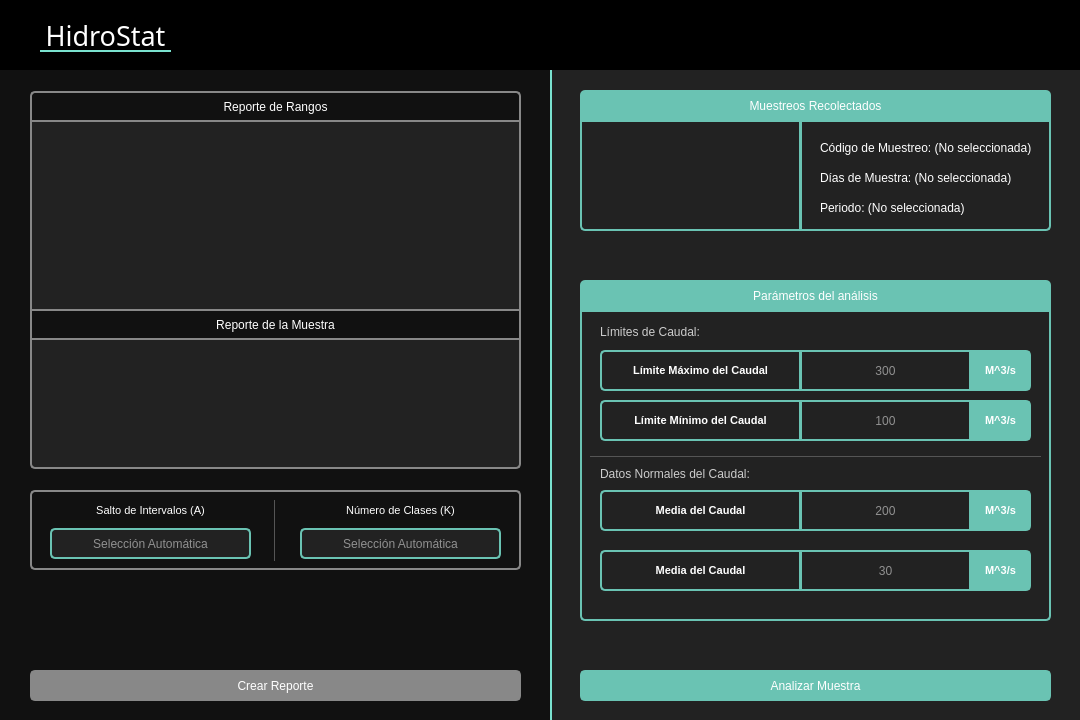
<?xml version="1.0" encoding="UTF-8"?>
<ui version="4.0">
 <class>MainWindow</class>
 <widget class="QMainWindow" name="MainWindow">
  <property name="geometry">
   <rect>
    <x>0</x>
    <y>0</y>
    <width>1080</width>
    <height>720</height>
   </rect>
  </property>
  <property name="minimumSize">
   <size>
    <width>1080</width>
    <height>720</height>
   </size>
  </property>
  <property name="maximumSize">
   <size>
    <width>1080</width>
    <height>720</height>
   </size>
  </property>
  <property name="font">
   <font>
    <underline>false</underline>
   </font>
  </property>
  <property name="windowTitle">
   <string>MainWindow</string>
  </property>
  <widget class="QWidget" name="centralwidget">
   <property name="styleSheet">
    <string notr="true">#centralwidget{
	background-color: #BBBBBB;
}

QScrollBar:vertical, QScrollBar:horizontal {
    background: transparent;
    width: 10px;
    height: 10px;
    margin: 0px;
    border: none;
}

QScrollBar::handle:vertical, QScrollBar::handle:horizontal {
    background: #888888;
    border-radius: 5px;
    min-height: 5px;
    min-width: 5px;
}

QScrollBar::add-line, QScrollBar::sub-line {
    background: none;
    border: none;
    height: 0px;
    width: 0px;
}

QScrollBar::up-arrow, QScrollBar::down-arrow,
QScrollBar::left-arrow, QScrollBar::right-arrow {
    background: none;
    width: 0px;
    height: 0px;
}

QScrollBar::add-page, QScrollBar::sub-page {
    background: none;
}</string>
   </property>
   <widget class="QWidget" name="widgetSide" native="true">
    <property name="geometry">
     <rect>
      <x>0</x>
      <y>0</y>
      <width>1091</width>
      <height>71</height>
     </rect>
    </property>
    <property name="styleSheet">
     <string notr="true">#widgetSide{
	background-color: #000000;
}</string>
    </property>
    <widget class="Line" name="decoLine2">
     <property name="geometry">
      <rect>
       <x>40</x>
       <y>50</y>
       <width>131</width>
       <height>2</height>
      </rect>
     </property>
     <property name="minimumSize">
      <size>
       <width>0</width>
       <height>0</height>
      </size>
     </property>
     <property name="maximumSize">
      <size>
       <width>16777215</width>
       <height>2</height>
      </size>
     </property>
     <property name="styleSheet">
      <string notr="true">#decoLine2 {
	background-color: #7AE2CF;
}</string>
     </property>
     <property name="lineWidth">
      <number>0</number>
     </property>
     <property name="orientation">
      <enum>Qt::Horizontal</enum>
     </property>
    </widget>
    <widget class="QLabel" name="titleLabel">
     <property name="geometry">
      <rect>
       <x>0</x>
       <y>10</y>
       <width>211</width>
       <height>51</height>
      </rect>
     </property>
     <property name="font">
      <font>
       <family>Arial Rounded MT Bold</family>
       <pointsize>20</pointsize>
       <weight>50</weight>
       <italic>false</italic>
       <bold>false</bold>
       <underline>false</underline>
       <kerning>true</kerning>
      </font>
     </property>
     <property name="styleSheet">
      <string notr="true">#titleLabel{
	color: #FFFFFF;
}</string>
     </property>
     <property name="text">
      <string>HidroStat</string>
     </property>
     <property name="alignment">
      <set>Qt::AlignCenter</set>
     </property>
    </widget>
   </widget>
   <widget class="QWidget" name="widgetMain" native="true">
    <property name="geometry">
     <rect>
      <x>0</x>
      <y>70</y>
      <width>1081</width>
      <height>651</height>
     </rect>
    </property>
    <property name="styleSheet">
     <string notr="true">#widgetMain {
	background-color: #111111;
}</string>
    </property>
    <widget class="QWidget" name="widgetTablaClases" native="true">
     <property name="geometry">
      <rect>
       <x>30</x>
       <y>50</y>
       <width>491</width>
       <height>191</height>
      </rect>
     </property>
     <property name="minimumSize">
      <size>
       <width>0</width>
       <height>160</height>
      </size>
     </property>
     <property name="styleSheet">
      <string notr="true">#widgetTablaClases {
    border: 2px solid #888888;
	padding: 4px;
	background-color: #222222;
}</string>
     </property>
     <widget class="QTableView" name="tablaResClases">
      <property name="geometry">
       <rect>
        <x>10</x>
        <y>10</y>
        <width>471</width>
        <height>171</height>
       </rect>
      </property>
      <property name="minimumSize">
       <size>
        <width>0</width>
        <height>150</height>
       </size>
      </property>
      <property name="styleSheet">
       <string notr="true">#tablaResClases {
	background-color: #222222;
	color: white;
}</string>
      </property>
      <property name="frameShape">
       <enum>QFrame::NoFrame</enum>
      </property>
      <property name="verticalScrollBarPolicy">
       <enum>Qt::ScrollBarAsNeeded</enum>
      </property>
      <property name="horizontalScrollBarPolicy">
       <enum>Qt::ScrollBarAsNeeded</enum>
      </property>
      <property name="sizeAdjustPolicy">
       <enum>QAbstractScrollArea::AdjustIgnored</enum>
      </property>
      <property name="gridStyle">
       <enum>Qt::SolidLine</enum>
      </property>
      <attribute name="horizontalHeaderDefaultSectionSize">
       <number>120</number>
      </attribute>
      <attribute name="horizontalHeaderMinimumSectionSize">
       <number>120</number>
      </attribute>
      <attribute name="verticalHeaderMinimumSectionSize">
       <number>30</number>
      </attribute>
     </widget>
    </widget>
    <widget class="QLabel" name="labelClases">
     <property name="geometry">
      <rect>
       <x>30</x>
       <y>21</y>
       <width>491</width>
       <height>31</height>
      </rect>
     </property>
     <property name="styleSheet">
      <string notr="true">.QLabel {
	color: #FFFFFF;
    border-top-left-radius: 5px;
    border-top-right-radius: 5px;
	padding: 4px;
    border: 2px solid #888888;
}</string>
     </property>
     <property name="text">
      <string>Reporte de Rangos</string>
     </property>
     <property name="alignment">
      <set>Qt::AlignCenter</set>
     </property>
    </widget>
    <widget class="QWidget" name="widgetTablaFrecuencias" native="true">
     <property name="geometry">
      <rect>
       <x>30</x>
       <y>268</y>
       <width>491</width>
       <height>131</height>
      </rect>
     </property>
     <property name="styleSheet">
      <string notr="true">#widgetTablaFrecuencias {
    border: 2px solid #888888;
	padding: 4px;
	background-color: #222222;   
	border-bottom-left-radius: 5px;
    border-bottom-right-radius: 5px;
}</string>
     </property>
     <widget class="QTableView" name="tablaResMuestra">
      <property name="geometry">
       <rect>
        <x>10</x>
        <y>10</y>
        <width>471</width>
        <height>111</height>
       </rect>
      </property>
      <property name="styleSheet">
       <string notr="true">#tablaResMuestra {
	background-color: #222222;
	color: white;
}</string>
      </property>
      <property name="frameShape">
       <enum>QFrame::NoFrame</enum>
      </property>
      <property name="sizeAdjustPolicy">
       <enum>QAbstractScrollArea::AdjustIgnored</enum>
      </property>
      <property name="gridStyle">
       <enum>Qt::SolidLine</enum>
      </property>
      <attribute name="horizontalHeaderDefaultSectionSize">
       <number>120</number>
      </attribute>
      <attribute name="horizontalHeaderMinimumSectionSize">
       <number>120</number>
      </attribute>
      <attribute name="verticalHeaderMinimumSectionSize">
       <number>30</number>
      </attribute>
     </widget>
    </widget>
    <widget class="QLabel" name="labelFrecuencias">
     <property name="geometry">
      <rect>
       <x>30</x>
       <y>239</y>
       <width>491</width>
       <height>31</height>
      </rect>
     </property>
     <property name="styleSheet">
      <string notr="true">.QLabel {
	color: #FFFFFF;
	padding: 4px;
    border: 2px solid #888888;
}</string>
     </property>
     <property name="text">
      <string>Reporte de la Muestra</string>
     </property>
     <property name="alignment">
      <set>Qt::AlignCenter</set>
     </property>
    </widget>
    <widget class="QPushButton" name="botonGenerarReporte">
     <property name="enabled">
      <bool>true</bool>
     </property>
     <property name="geometry">
      <rect>
       <x>30</x>
       <y>600</y>
       <width>491</width>
       <height>31</height>
      </rect>
     </property>
     <property name="font">
      <font>
       <pointsize>9</pointsize>
      </font>
     </property>
     <property name="layoutDirection">
      <enum>Qt::LeftToRight</enum>
     </property>
     <property name="styleSheet">
      <string notr="true">QPushButton {
	color: #FFFFFF;
	border: 2px solid #888888;
	background-color: #888888;
	border-radius: 5px;
    padding: 6px;
}
QPushButton:pressed {
    background-color: #44687F;
	color: #F79B72;
}
QPushButton:disabled{
	background-color: #FFFFFF;
	border: 2px solid #F79B72;
	color: #F79B72;
}</string>
     </property>
     <property name="text">
      <string>Crear Reporte</string>
     </property>
    </widget>
    <widget class="QWidget" name="widgetOpt" native="true">
     <property name="geometry">
      <rect>
       <x>550</x>
       <y>0</y>
       <width>531</width>
       <height>651</height>
      </rect>
     </property>
     <property name="styleSheet">
      <string notr="true">#widgetOpt {
	background-color: #222222;
}</string>
     </property>
     <widget class="QPushButton" name="botonGenerarMarcas">
      <property name="enabled">
       <bool>true</bool>
      </property>
      <property name="geometry">
       <rect>
        <x>30</x>
        <y>600</y>
        <width>471</width>
        <height>31</height>
       </rect>
      </property>
      <property name="font">
       <font>
        <pointsize>9</pointsize>
       </font>
      </property>
      <property name="layoutDirection">
       <enum>Qt::LeftToRight</enum>
      </property>
      <property name="styleSheet">
       <string notr="true">QPushButton {
	color: #FFFFFF;
	border: 2px solid #6ac3b3;
	background-color: #6ac3b3;
	border-radius: 5px;
    padding: 6px;
}
QPushButton:pressed {
    background-color: #077A7D;
	border: 2px solid #077A7D;
}
</string>
      </property>
      <property name="text">
       <string>Analizar Muestra</string>
      </property>
      <property name="flat">
       <bool>true</bool>
      </property>
     </widget>
     <widget class="Line" name="decoLine3">
      <property name="geometry">
       <rect>
        <x>0</x>
        <y>0</y>
        <width>2</width>
        <height>651</height>
       </rect>
      </property>
      <property name="maximumSize">
       <size>
        <width>10</width>
        <height>16777215</height>
       </size>
      </property>
      <property name="styleSheet">
       <string notr="true">#decoLine3 {
	background-color: #7AE2CF;
}</string>
      </property>
      <property name="lineWidth">
       <number>0</number>
      </property>
      <property name="orientation">
       <enum>Qt::Vertical</enum>
      </property>
     </widget>
     <widget class="QWidget" name="widgetDetalleMuestra" native="true">
      <property name="geometry">
       <rect>
        <x>250</x>
        <y>50</y>
        <width>251</width>
        <height>111</height>
       </rect>
      </property>
      <property name="styleSheet">
       <string notr="true">#widgetDetalleMuestra {
	border: 2px solid #6ac3b3;
    border-bottom-right-radius: 5px;
	padding: 4px;
	background-color: #222222;
}

.QLabel {
		color: white;
}</string>
      </property>
      <widget class="QLabel" name="detalleMuestraNombre">
       <property name="geometry">
        <rect>
         <x>20</x>
         <y>20</y>
         <width>341</width>
         <height>16</height>
        </rect>
       </property>
       <property name="text">
        <string>Código de Muestreo: (No seleccionada)</string>
       </property>
      </widget>
      <widget class="QLabel" name="detalleMuestraElementos">
       <property name="geometry">
        <rect>
         <x>20</x>
         <y>50</y>
         <width>341</width>
         <height>16</height>
        </rect>
       </property>
       <property name="text">
        <string>Días de Muestra: (No seleccionada)</string>
       </property>
      </widget>
      <widget class="QLabel" name="detalleMuestraFecha">
       <property name="geometry">
        <rect>
         <x>20</x>
         <y>80</y>
         <width>341</width>
         <height>16</height>
        </rect>
       </property>
       <property name="text">
        <string>Periodo: (No seleccionada)</string>
       </property>
      </widget>
     </widget>
     <widget class="QWidget" name="widgetTablaMuestras" native="true">
      <property name="geometry">
       <rect>
        <x>30</x>
        <y>50</y>
        <width>221</width>
        <height>111</height>
       </rect>
      </property>
      <property name="styleSheet">
       <string notr="true">#widgetTablaMuestras {
	border: 2px solid #6ac3b3;
    border-bottom-left-radius: 5px;
	padding: 4px;
	color: white;
	background-color: #222222;
}</string>
      </property>
      <widget class="QListView" name="listaNumGuardados">
       <property name="geometry">
        <rect>
         <x>10</x>
         <y>10</y>
         <width>201</width>
         <height>93</height>
        </rect>
       </property>
       <property name="styleSheet">
        <string notr="true">#listaNumGuardados {
	background-color: #222222;
	color: white;
}</string>
       </property>
       <property name="frameShape">
        <enum>QFrame::NoFrame</enum>
       </property>
       <property name="verticalScrollBarPolicy">
        <enum>Qt::ScrollBarAsNeeded</enum>
       </property>
       <property name="horizontalScrollBarPolicy">
        <enum>Qt::ScrollBarAlwaysOff</enum>
       </property>
       <property name="layoutMode">
        <enum>QListView::SinglePass</enum>
       </property>
       <property name="modelColumn">
        <number>0</number>
       </property>
      </widget>
     </widget>
     <widget class="QLabel" name="labelClases_2">
      <property name="geometry">
       <rect>
        <x>30</x>
        <y>20</y>
        <width>471</width>
        <height>31</height>
       </rect>
      </property>
      <property name="styleSheet">
       <string notr="true">.QLabel {
	color: #FFFFFF;
	background-color: #6ac3b3;
    border-top-left-radius: 5px;
    border-top-right-radius: 5px;
	padding: 4px;
}</string>
      </property>
      <property name="text">
       <string>Muestreos Recolectados</string>
      </property>
      <property name="alignment">
       <set>Qt::AlignCenter</set>
      </property>
     </widget>
     <widget class="QWidget" name="widgetParametros" native="true">
      <property name="geometry">
       <rect>
        <x>30</x>
        <y>240</y>
        <width>471</width>
        <height>311</height>
       </rect>
      </property>
      <property name="styleSheet">
       <string notr="true">#widgetParametros {
	border: 2px solid #6ac3b3;
    border-bottom-right-radius: 5px;
    border-bottom-left-radius: 5px;
	padding: 4px;
	background-color: #222222;
}

.QLabel {
		color: white;
}</string>
      </property>
      <widget class="QLineEdit" name="inputLimSup">
       <property name="enabled">
        <bool>true</bool>
       </property>
       <property name="geometry">
        <rect>
         <x>220</x>
         <y>40</y>
         <width>171</width>
         <height>41</height>
        </rect>
       </property>
       <property name="styleSheet">
        <string notr="true">.QLineEdit {
	color: #FFFFFF;
	border: 2px solid #6ac3b3;
	padding: 4px;
	background-color: #222222;
}</string>
       </property>
       <property name="text">
        <string/>
       </property>
       <property name="alignment">
        <set>Qt::AlignCenter</set>
       </property>
       <property name="placeholderText">
        <string>300</string>
       </property>
      </widget>
      <widget class="QLabel" name="label_7">
       <property name="geometry">
        <rect>
         <x>20</x>
         <y>40</y>
         <width>201</width>
         <height>41</height>
        </rect>
       </property>
       <property name="font">
        <font>
         <pointsize>8</pointsize>
         <weight>75</weight>
         <italic>false</italic>
         <bold>true</bold>
        </font>
       </property>
       <property name="styleSheet">
        <string notr="true">.QLabel {
	color: #FFFFFF;
	border: 2px solid #6ac3b3;
    border-top-left-radius: 5px;
    border-bottom-left-radius: 5px;
	padding: 4px;
}</string>
       </property>
       <property name="text">
        <string>Límite Máximo del Caudal</string>
       </property>
       <property name="alignment">
        <set>Qt::AlignCenter</set>
       </property>
      </widget>
      <widget class="QLabel" name="label_11">
       <property name="geometry">
        <rect>
         <x>390</x>
         <y>40</y>
         <width>61</width>
         <height>41</height>
        </rect>
       </property>
       <property name="font">
        <font>
         <pointsize>8</pointsize>
         <weight>75</weight>
         <italic>false</italic>
         <bold>true</bold>
        </font>
       </property>
       <property name="styleSheet">
        <string notr="true">.QLabel {
	color: #FFFFFF;
	border: 2px solid #6ac3b3;
	background-color: #6ac3b3;
    border-top-right-radius: 5px;
    border-bottom-right-radius: 5px;
	padding: 4px;
}</string>
       </property>
       <property name="text">
        <string>M^3/s</string>
       </property>
       <property name="alignment">
        <set>Qt::AlignCenter</set>
       </property>
      </widget>
      <widget class="QLineEdit" name="inputLimInf">
       <property name="enabled">
        <bool>true</bool>
       </property>
       <property name="geometry">
        <rect>
         <x>220</x>
         <y>90</y>
         <width>171</width>
         <height>41</height>
        </rect>
       </property>
       <property name="styleSheet">
        <string notr="true">.QLineEdit {
	color: #FFFFFF;
	border: 2px solid #6ac3b3;
	padding: 4px;
	background-color: #222222;
}</string>
       </property>
       <property name="text">
        <string/>
       </property>
       <property name="alignment">
        <set>Qt::AlignCenter</set>
       </property>
       <property name="placeholderText">
        <string>100</string>
       </property>
      </widget>
      <widget class="QLabel" name="label_19">
       <property name="geometry">
        <rect>
         <x>390</x>
         <y>90</y>
         <width>61</width>
         <height>41</height>
        </rect>
       </property>
       <property name="font">
        <font>
         <pointsize>8</pointsize>
         <weight>75</weight>
         <italic>false</italic>
         <bold>true</bold>
        </font>
       </property>
       <property name="styleSheet">
        <string notr="true">.QLabel {
	color: #FFFFFF;
	border: 2px solid #6ac3b3;
	background-color: #6ac3b3;
    border-top-right-radius: 5px;
    border-bottom-right-radius: 5px;
	padding: 4px;
}</string>
       </property>
       <property name="text">
        <string>M^3/s</string>
       </property>
       <property name="alignment">
        <set>Qt::AlignCenter</set>
       </property>
      </widget>
      <widget class="QLabel" name="label_20">
       <property name="geometry">
        <rect>
         <x>20</x>
         <y>90</y>
         <width>201</width>
         <height>41</height>
        </rect>
       </property>
       <property name="font">
        <font>
         <pointsize>8</pointsize>
         <weight>75</weight>
         <italic>false</italic>
         <bold>true</bold>
        </font>
       </property>
       <property name="styleSheet">
        <string notr="true">.QLabel {
	color: #FFFFFF;
	border: 2px solid #6ac3b3;
    border-top-left-radius: 5px;
    border-bottom-left-radius: 5px;
	padding: 4px;
}</string>
       </property>
       <property name="text">
        <string>Límite Mínimo del Caudal</string>
       </property>
       <property name="alignment">
        <set>Qt::AlignCenter</set>
       </property>
      </widget>
      <widget class="Line" name="decoLine4">
       <property name="geometry">
        <rect>
         <x>10</x>
         <y>146</y>
         <width>451</width>
         <height>1</height>
        </rect>
       </property>
       <property name="maximumSize">
        <size>
         <width>16777215</width>
         <height>1</height>
        </size>
       </property>
       <property name="styleSheet">
        <string notr="true">#decoLine4 {
	background-color: #555555;
}</string>
       </property>
       <property name="frameShadow">
        <enum>QFrame::Raised</enum>
       </property>
       <property name="lineWidth">
        <number>0</number>
       </property>
       <property name="orientation">
        <enum>Qt::Horizontal</enum>
       </property>
      </widget>
      <widget class="QLabel" name="label_21">
       <property name="geometry">
        <rect>
         <x>390</x>
         <y>180</y>
         <width>61</width>
         <height>41</height>
        </rect>
       </property>
       <property name="font">
        <font>
         <pointsize>8</pointsize>
         <weight>75</weight>
         <italic>false</italic>
         <bold>true</bold>
        </font>
       </property>
       <property name="styleSheet">
        <string notr="true">.QLabel {
	color: #FFFFFF;
	border: 2px solid #6ac3b3;
	background-color: #6ac3b3;
    border-top-right-radius: 5px;
    border-bottom-right-radius: 5px;
	padding: 4px;
}</string>
       </property>
       <property name="text">
        <string>M^3/s</string>
       </property>
       <property name="alignment">
        <set>Qt::AlignCenter</set>
       </property>
      </widget>
      <widget class="QLineEdit" name="inputMediaN">
       <property name="enabled">
        <bool>true</bool>
       </property>
       <property name="geometry">
        <rect>
         <x>220</x>
         <y>180</y>
         <width>171</width>
         <height>41</height>
        </rect>
       </property>
       <property name="styleSheet">
        <string notr="true">.QLineEdit {
	color: #FFFFFF;
	border: 2px solid #6ac3b3;
	padding: 4px;
	background-color: #222222;
}</string>
       </property>
       <property name="text">
        <string/>
       </property>
       <property name="alignment">
        <set>Qt::AlignCenter</set>
       </property>
       <property name="placeholderText">
        <string>200</string>
       </property>
      </widget>
      <widget class="QLabel" name="label_22">
       <property name="geometry">
        <rect>
         <x>20</x>
         <y>180</y>
         <width>201</width>
         <height>41</height>
        </rect>
       </property>
       <property name="font">
        <font>
         <pointsize>8</pointsize>
         <weight>75</weight>
         <italic>false</italic>
         <bold>true</bold>
        </font>
       </property>
       <property name="styleSheet">
        <string notr="true">.QLabel {
	color: #FFFFFF;
	border: 2px solid #6ac3b3;
    border-top-left-radius: 5px;
    border-bottom-left-radius: 5px;
	padding: 4px;
}</string>
       </property>
       <property name="text">
        <string>Media del Caudal</string>
       </property>
       <property name="alignment">
        <set>Qt::AlignCenter</set>
       </property>
      </widget>
      <widget class="QLineEdit" name="inputStDevN">
       <property name="enabled">
        <bool>true</bool>
       </property>
       <property name="geometry">
        <rect>
         <x>220</x>
         <y>240</y>
         <width>171</width>
         <height>41</height>
        </rect>
       </property>
       <property name="styleSheet">
        <string notr="true">.QLineEdit {
	color: #FFFFFF;
	border: 2px solid #6ac3b3;
	padding: 4px;
	background-color: #222222;
}</string>
       </property>
       <property name="text">
        <string/>
       </property>
       <property name="alignment">
        <set>Qt::AlignCenter</set>
       </property>
       <property name="placeholderText">
        <string>30</string>
       </property>
      </widget>
      <widget class="QLabel" name="label_23">
       <property name="geometry">
        <rect>
         <x>20</x>
         <y>240</y>
         <width>201</width>
         <height>41</height>
        </rect>
       </property>
       <property name="font">
        <font>
         <pointsize>8</pointsize>
         <weight>75</weight>
         <italic>false</italic>
         <bold>true</bold>
        </font>
       </property>
       <property name="styleSheet">
        <string notr="true">.QLabel {
	color: #FFFFFF;
	border: 2px solid #6ac3b3;
    border-top-left-radius: 5px;
    border-bottom-left-radius: 5px;
	padding: 4px;
}</string>
       </property>
       <property name="text">
        <string>Media del Caudal</string>
       </property>
       <property name="alignment">
        <set>Qt::AlignCenter</set>
       </property>
      </widget>
      <widget class="QLabel" name="label_24">
       <property name="geometry">
        <rect>
         <x>390</x>
         <y>240</y>
         <width>61</width>
         <height>41</height>
        </rect>
       </property>
       <property name="font">
        <font>
         <pointsize>8</pointsize>
         <weight>75</weight>
         <italic>false</italic>
         <bold>true</bold>
        </font>
       </property>
       <property name="styleSheet">
        <string notr="true">.QLabel {
	color: #FFFFFF;
	border: 2px solid #6ac3b3;
	background-color: #6ac3b3;
    border-top-right-radius: 5px;
    border-bottom-right-radius: 5px;
	padding: 4px;
}</string>
       </property>
       <property name="text">
        <string>M^3/s</string>
       </property>
       <property name="alignment">
        <set>Qt::AlignCenter</set>
       </property>
      </widget>
      <widget class="QLabel" name="label">
       <property name="geometry">
        <rect>
         <x>20</x>
         <y>14</y>
         <width>121</width>
         <height>16</height>
        </rect>
       </property>
       <property name="styleSheet">
        <string notr="true">color: #CCCCCC;</string>
       </property>
       <property name="text">
        <string>Límites de Caudal:</string>
       </property>
      </widget>
      <widget class="QLabel" name="label_2">
       <property name="geometry">
        <rect>
         <x>20</x>
         <y>156</y>
         <width>221</width>
         <height>16</height>
        </rect>
       </property>
       <property name="styleSheet">
        <string notr="true">color: #CCCCCC;</string>
       </property>
       <property name="text">
        <string>Datos Normales del Caudal:</string>
       </property>
      </widget>
     </widget>
     <widget class="QLabel" name="labelClases_3">
      <property name="geometry">
       <rect>
        <x>30</x>
        <y>210</y>
        <width>471</width>
        <height>31</height>
       </rect>
      </property>
      <property name="styleSheet">
       <string notr="true">.QLabel {
	color: #FFFFFF;
	background-color: #6ac3b3;
    border-top-left-radius: 5px;
    border-top-right-radius: 5px;
	padding: 4px;
}</string>
      </property>
      <property name="text">
       <string>Parámetros del análisis</string>
      </property>
      <property name="alignment">
       <set>Qt::AlignCenter</set>
      </property>
     </widget>
    </widget>
    <widget class="QWidget" name="widgetClassOpt" native="true">
     <property name="geometry">
      <rect>
       <x>30</x>
       <y>420</y>
       <width>491</width>
       <height>80</height>
      </rect>
     </property>
     <property name="styleSheet">
      <string notr="true">#widgetClassOpt {
    border: 2px solid #888888;
	padding: 4px;
	border-radius: 5px;
}</string>
     </property>
     <widget class="Line" name="decoLine5">
      <property name="geometry">
       <rect>
        <x>244</x>
        <y>10</y>
        <width>1</width>
        <height>61</height>
       </rect>
      </property>
      <property name="maximumSize">
       <size>
        <width>1</width>
        <height>16777215</height>
       </size>
      </property>
      <property name="styleSheet">
       <string notr="true">#decoLine5 {
	background-color: #555555;
}</string>
      </property>
      <property name="lineWidth">
       <number>0</number>
      </property>
      <property name="orientation">
       <enum>Qt::Vertical</enum>
      </property>
     </widget>
     <widget class="QLabel" name="label_14">
      <property name="geometry">
       <rect>
        <x>20</x>
        <y>10</y>
        <width>201</width>
        <height>21</height>
       </rect>
      </property>
      <property name="font">
       <font>
        <pointsize>8</pointsize>
       </font>
      </property>
      <property name="styleSheet">
       <string notr="true">.QLabel {
	color: white;
}</string>
      </property>
      <property name="text">
       <string>Salto de Intervalos (A)</string>
      </property>
      <property name="alignment">
       <set>Qt::AlignCenter</set>
      </property>
     </widget>
     <widget class="QLineEdit" name="inputAmpClases">
      <property name="enabled">
       <bool>true</bool>
      </property>
      <property name="geometry">
       <rect>
        <x>20</x>
        <y>38</y>
        <width>201</width>
        <height>31</height>
       </rect>
      </property>
      <property name="styleSheet">
       <string notr="true">.QLineEdit {
    border: 2px solid #6ac3b3;
	border-radius: 5px;
	padding: 4px;
	background-color: #222222;
	color: white;
}
</string>
      </property>
      <property name="alignment">
       <set>Qt::AlignCenter</set>
      </property>
      <property name="placeholderText">
       <string>Selección Automática</string>
      </property>
     </widget>
     <widget class="QLineEdit" name="inputNumClases">
      <property name="enabled">
       <bool>true</bool>
      </property>
      <property name="geometry">
       <rect>
        <x>270</x>
        <y>38</y>
        <width>201</width>
        <height>31</height>
       </rect>
      </property>
      <property name="styleSheet">
       <string notr="true">.QLineEdit {
    border: 2px solid #6ac3b3;
	border-radius: 5px;
	padding: 4px;
	background-color: #222222;
	color: white;
}
</string>
      </property>
      <property name="text">
       <string/>
      </property>
      <property name="alignment">
       <set>Qt::AlignCenter</set>
      </property>
      <property name="placeholderText">
       <string>Selección Automática</string>
      </property>
     </widget>
     <widget class="QLabel" name="label_15">
      <property name="geometry">
       <rect>
        <x>270</x>
        <y>10</y>
        <width>201</width>
        <height>21</height>
       </rect>
      </property>
      <property name="font">
       <font>
        <pointsize>8</pointsize>
       </font>
      </property>
      <property name="styleSheet">
       <string notr="true">.QLabel {
	color: white;
}</string>
      </property>
      <property name="text">
       <string>Número de Clases (K)</string>
      </property>
      <property name="alignment">
       <set>Qt::AlignCenter</set>
      </property>
     </widget>
    </widget>
   </widget>
  </widget>
 </widget>
 <resources/>
 <connections/>
</ui>
